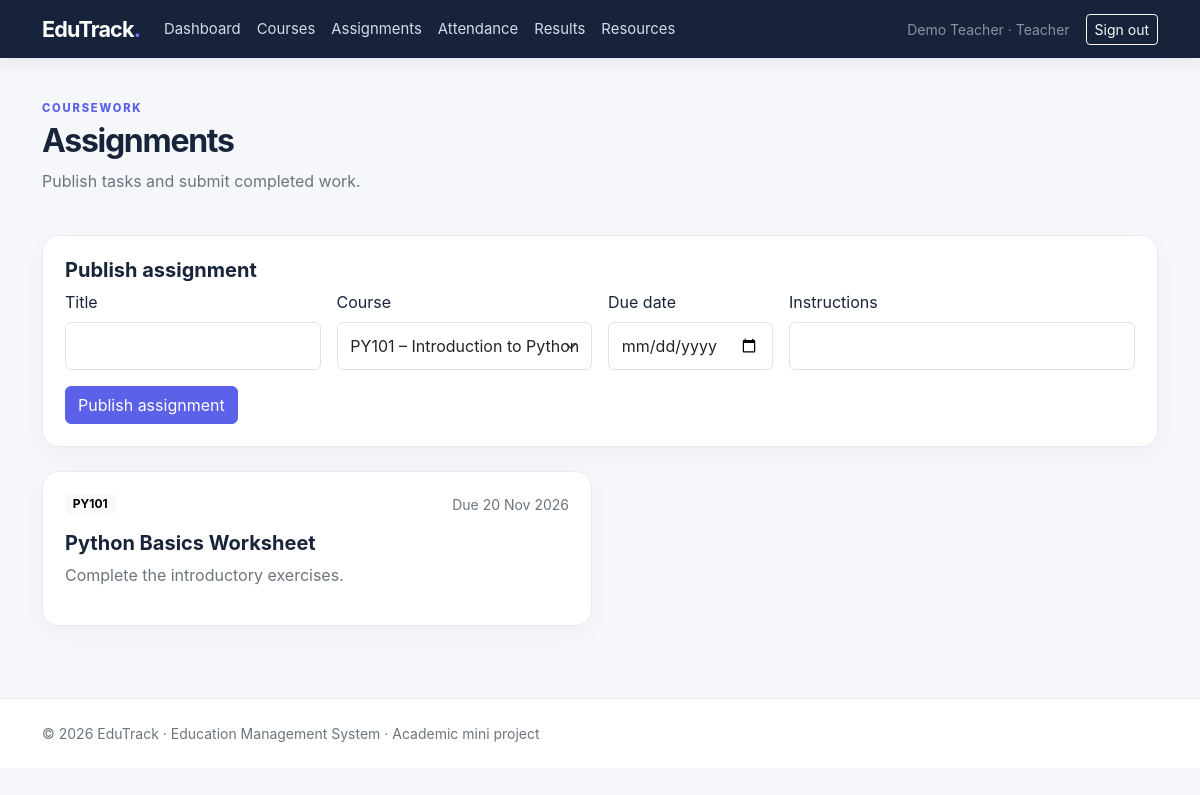
The page /assignments (signed in) on the database its author committed.
### models.py (models this page shows)
class User(UserMixin, db.Model):
    id = db.Column(db.Integer, primary_key=True)
    name = db.Column(db.String(100), nullable=False)
    email = db.Column(db.String(120), unique=True, nullable=False, index=True)
    password_hash = db.Column(db.String(255), nullable=False)
    role = db.Column(db.String(20), nullable=False, default="student")
    created_at = db.Column(db.DateTime, default=datetime.utcnow)

class Assignment(db.Model):
    id = db.Column(db.Integer, primary_key=True)
    title = db.Column(db.String(150), nullable=False)
    description = db.Column(db.Text)
    due_date = db.Column(db.Date, nullable=False)
    course_id = db.Column(db.Integer, db.ForeignKey("course.id"), nullable=False)
    created_by = db.Column(db.Integer, db.ForeignKey("user.id"), nullable=False)
    course = db.relationship("Course")

class Course(db.Model):
    id = db.Column(db.Integer, primary_key=True)
    title = db.Column(db.String(120), nullable=False)
    code = db.Column(db.String(20), unique=True, nullable=False)
    description = db.Column(db.Text)
    teacher_id = db.Column(db.Integer, db.ForeignKey("user.id"), nullable=False)
    teacher = db.relationship("User", backref="teaching_courses")

### app.py (the view, shortened to what this page needs)
@app.route("/assignments", methods=["GET", "POST"])
@login_required
def assignments():
    if current_user.role == "teacher":
        ids = [c.id for c in Course.query.filter_by(teacher_id=current_user.id).all()]
        items = Assignment.query.filter(Assignment.course_id.in_(ids)).order_by(Assignment.due_date).all() if ids else []
        course_list = Course.query.filter_by(teacher_id=current_user.id).all()
    else:
        items = Assignment.query.order_by(Assignment.due_date).all()
        course_list = Course.query.all()
    return render_template("assignments.html", assignments=items, courses=course_list)

### app.py (called while the page is built)
@login_manager.user_loader
def load_user(user_id):
    return db.session.get(User, int(user_id))

@app.context_processor
def inject_today():
    return {"today": date.today()}

### templates/assignments.html (shortened to what this page needs)
{% extends "base.html" %}{% block title %}Assignments{% endblock %}{% block content %}
<div class="page-heading"><div><span class="eyebrow">COURSEWORK</span><h2 class="fw-bold mt-1">Assignments</h2><p class="text-secondary">Publish tasks and submit completed work.</p></div></div>
{% if current_user.role in ['teacher','admin'] %}<div class="content-card mb-4"><h5 class="fw-bold">Publish assignment</h5><form method="post" class="row g-3"><div class="col-md-3"><label class="form-label">Title</label><input class="form-control" name="title" required></div><div class="col-md-3"><label class="form-label">Course</label><select class="form-select" name="course_id" required>{% for c in courses %}<option value="{{ c.id }}">{{ c.code }} – {{ c.title }}</option>{% endfor %}</select></div><div class="col-md-2"><label class="form-label">Due date</label><input class="form-control" type="date" name="due_date" required></div><div class="col-md-4"><label class="form-label">Instructions</label><input class="form-control" name="description"></div><div class="col-12"><button class="btn btn-accent">Publish assignment</button></div></form></div>{% endif %}
<div class="row g-3">{% for a in assignments %}<div class="col-lg-6"><div class="content-card h-100"><div class="d-flex justify-content-between gap-2"><span class="badge text-bg-light">{{ a.course.code }}</span><small class="text-secondary">Due {{ a.due_date.strftime('%d %b %Y') }}</small></div><h5 class="fw-bold mt-3">{{ a.title }}</h5><p class="text-secondary">{{ a.description or 'No additional instructions.' }}</p></div></div>{% else %}<p class="text-secondary">No assignments available.</p>{% endfor %}</div>
{% endblock %}

### templates/base.html (shortened to what this page needs)
<!doctype html>
<html lang="en">
<head>
  <link href="https://cdn.jsdelivr.net/npm/bootstrap@5.3.3/dist/css/bootstrap.min.css" rel="stylesheet">
  <link href="{{ url_for('static', filename='css/style.css') }}" rel="stylesheet">
</head>
<body>
<nav class="navbar navbar-expand-lg navbar-dark nav-main">
  <div class="container">
    <a class="navbar-brand fw-bold" href="{{ url_for('index') }}">EduTrack<span class="brand-dot">.</span></a>
    <div class="collapse navbar-collapse" id="nav">
      <ul class="navbar-nav me-auto">
      {% if current_user.is_authenticated %}
        <li class="nav-item"><a class="nav-link" href="{{ url_for('dashboard') }}">Dashboard</a></li>
        <li class="nav-item"><a class="nav-link" href="{{ url_for('courses') }}">Courses</a></li>
        <li class="nav-item"><a class="nav-link" href="{{ url_for('assignments') }}">Assignments</a></li>
        {% if current_user.role in ['teacher','admin'] %}
        <li class="nav-item"><a class="nav-link" href="{{ url_for('attendance') }}">Attendance</a></li>
        {% endif %}
        <li class="nav-item"><a class="nav-link" href="{{ url_for('results') }}">Results</a></li>
        <li class="nav-item"><a class="nav-link" href="{{ url_for('resources') }}">Resources</a></li>
      {% endif %}
      </ul>
      <div class="d-flex align-items-center gap-3">
      {% if current_user.is_authenticated %}
        <span class="text-white-50 small">{{ current_user.name }} · {{ current_user.role|title }}</span>
        <a class="btn btn-sm btn-outline-light" href="{{ url_for('logout') }}">Sign out</a>
      {% else %}
        <a class="btn btn-sm btn-outline-light" href="{{ url_for('login') }}">Sign in</a>
        <a class="btn btn-sm btn-accent" href="{{ url_for('register') }}">Create account</a>
      {% endif %}
      </div>
    </div>
  </div>
</nav>
<main class="container py-4">
  {% block content %}{% endblock %}
</main>
<footer class="footer mt-5 py-4"><div class="container small text-secondary">© {{ today.year }} EduTrack · Education Management System · Academic mini project</div></footer>
</body></html>

### static/css/style.css (style rules this page uses)
:root { --ink:#18243a;--muted:#68758a;--accent:#5b61e8;--accent-dark:#464bd0;--line:#e8ebf2;--surface:#fff }
body { background:#f6f7fb;color:var(--ink);font-family:Inter,ui-sans-serif,system-ui,-apple-system,"Segoe UI",sans-serif }
.nav-main { background:#17233b;box-shadow:0 3px 18px #14213a18 }
.navbar-brand { font-size:1.35rem;letter-spacing:-.04em }
.brand-dot,.accent-text { color:#777cf5 }
.nav-link { color:#d5dbea!important;font-size:.93rem }
.btn-accent { background:var(--accent);border-color:var(--accent);color:#fff }
.eyebrow { font-size:.7rem;letter-spacing:.16em;font-weight:800;color:var(--accent) }
.feature-card,.content-card,.stat-card { background:var(--surface);border:1px solid var(--line);border-radius:17px;padding:22px;box-shadow:0 8px 26px #18243a08 }
.form-control,.form-select { border-color:#dfe3ec;padding:.68rem .8rem }
.page-heading { display:flex;justify-content:space-between;align-items:center;gap:20px;margin:12px 0 26px }
.page-heading h2 { letter-spacing:-.04em }
.footer { border-top:1px solid var(--line);background:#fff }

### rows shown on the page
User: name "Demo Teacher", role "Teacher"
Assignment: course.code "PY101", due_date "20 Nov 2026", title "Python Basics Worksheet", description "Complete the introductory exercises."

### other values the page prints
form field course_id "PY101 – Introduction to Python"
